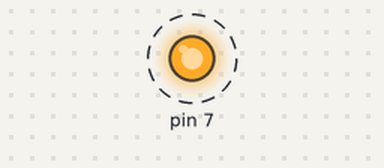
This sketch was run on a simulated Arduino Uno, built with avr-gcc and run on an emulated ATmega328P. On the bench: output pins drawn as LEDs (lit = HIGH). Dashed ring = blinking. What the sketch prints to the serial monitor is not drawn.

Above: at 0.2 s.
Timing chart, 0 to 3.0 s (numbered marks = the images above):
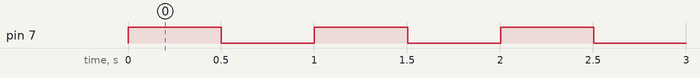

Measured:
- by itself, pin 7: alternates HIGH for 0.50 s and LOW for 0.50 s

The sketch:

relay.ino
```cpp
// relay — tests assert: D7 drives a KS2E-M-DC5 relay coil (COIL1 on D7, COIL2 on GND) and
// toggles every 500 ms, starting HIGH; an LED with 220 ohm sits on NO1 (P1 on 5V). Each change
// prints "coil 1" or "coil 0" at 115200 baud, just before the pin changes.
void setup() {
  Serial.begin(115200);
  pinMode(7, OUTPUT);
}

void loop() {
  Serial.println(F("coil 1"));
  Serial.flush();
  digitalWrite(7, HIGH);
  delay(500);
  Serial.println(F("coil 0"));
  Serial.flush();
  digitalWrite(7, LOW);
  delay(500);
}
```
